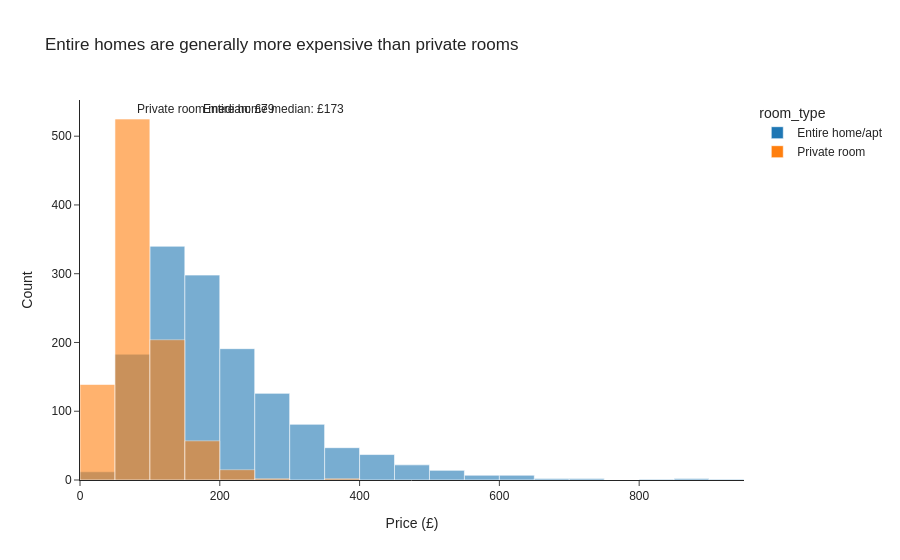

The cell this chart's notebook holds for it:
### Code cell
# Task 1

room_df = df_cap[
    df_cap['room_type'].isin([
        'Entire home/apt',
        'Private room'
    ])
]

fig = px.histogram(
    room_df,
    x='price',
    color='room_type',
    barmode='overlay',
    opacity=0.6,
    nbins=40,
    title='Entire homes are generally more expensive than private rooms',
    template='simple_white'
)

median_entire = room_df[
    room_df['room_type'] == 'Entire home/apt'
]['price'].median()

median_private = room_df[
    room_df['room_type'] == 'Private room'
]['price'].median()

fig.add_vline(
    x=median_entire,
    line_color='blue',
    annotation_text=f'Entire home median: £{median_entire:.0f}'
)

fig.add_vline(
    x=median_private,
    line_color='red',
    annotation_text=f'Private room median: £{median_private:.0f}'
)

fig.update_layout(
    font=dict(family='Arial'),
    xaxis_title='Price (£)',
    yaxis_title='Count'
)

fig.show()

### Figure 1 — Plotly figure (JSON) as saved in the notebook; plotly's stock layout.template omitted (floating-point values rounded to 4 significant figures; data arrays with more than 128 entries replaced by an {"elided": "..."} marker saying what was removed)
{"data": [{"bingroup": "x", "hovertemplate": "room_type=Entire home/apt<br>price=%{x}<br>count=%{y}<extra></extra>", "legendgroup": "Entire home/apt", "marker": {"color": "#1F77B4", "opacity": 0.6, "pattern": {"shape": ""}}, "name": "Entire home/apt", "nbinsx": 40, "orientation": "v", "showlegend": true, "type": "histogram", "x": {"elided": "1373 float values"}, "xaxis": "x", "yaxis": "y"}, {"bingroup": "x", "hovertemplate": "room_type=Private room<br>price=%{x}<br>count=%{y}<extra></extra>", "legendgroup": "Private room", "marker": {"color": "#FF7F0E", "opacity": 0.6, "pattern": {"shape": ""}}, "name": "Private room", "nbinsx": 40, "orientation": "v", "showlegend": true, "type": "histogram", "x": {"elided": "944 float values"}, "xaxis": "x", "yaxis": "y"}], "layout": {"annotations": [{"showarrow": false, "text": "Entire home median: £173", "x": 173.4, "xanchor": "left", "xref": "x", "y": 1, "yanchor": "top", "yref": "y domain"}, {"showarrow": false, "text": "Private room median: £79", "x": 78.63, "xanchor": "left", "xref": "x", "y": 1, "yanchor": "top", "yref": "y domain"}], "barmode": "overlay", "font": {"family": "Arial"}, "legend": {"title": {"text": "room_type"}, "tracegroupgap": 0}, "shapes": [{"line": {"color": "blue"}, "type": "line", "x0": 173.4, "x1": 173.4, "xref": "x", "y0": 0, "y1": 1, "yref": "y domain"}, {"line": {"color": "red"}, "type": "line", "x0": 78.63, "x1": 78.63, "xref": "x", "y0": 0, "y1": 1, "yref": "y domain"}], "title": {"text": "Entire homes are generally more expensive than private rooms"}, "xaxis": {"anchor": "y", "domain": [0, 1], "title": {"text": "Price (£)"}}, "yaxis": {"anchor": "x", "domain": [0, 1], "title": {"text": "Count"}}}}
